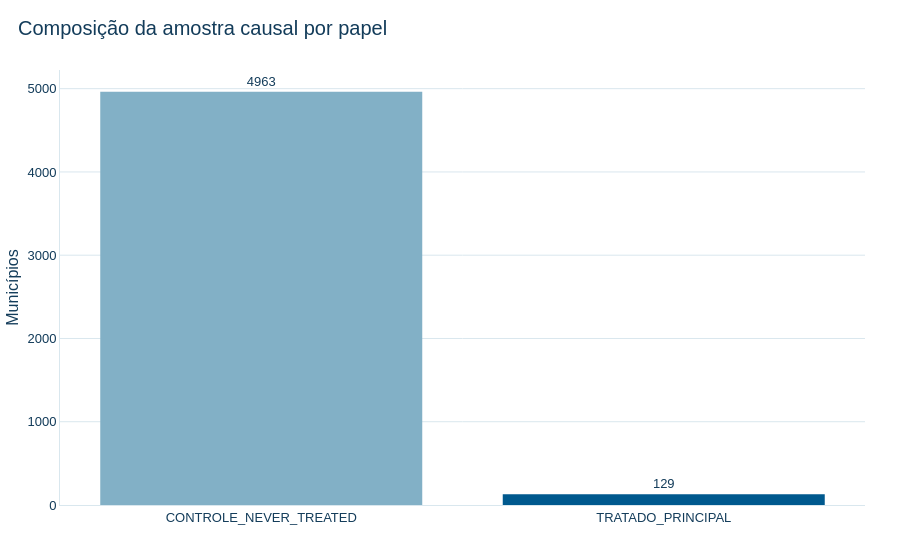

The notebook cell saved with this chart:
### Markdown cell above
## 1. Dimensão e composição

O painel-base preserva os 13 anos para cada unidade. A máscara de elegibilidade atua sobre uma observação, sem remover Cabo Frio da população nem desbalancear o artefato-base.

### Code cell
resumo_amostra = d16.resumo_amostra_causal(amostra)
composicao = (amostra.groupby('papel_causal', as_index=False)
              .agg(n_municipios=('codigo_municipio_ibge', 'nunique'), n_observacoes=('ano', 'size')))
display(estilizar_tabela_ipt(resumo_amostra), estilizar_tabela_ipt(composicao))

fig = go.Figure(go.Bar(
    x=composicao['papel_causal'], y=composicao['n_municipios'],
    marker_color=[CORES_IPT['AZUL_CLARO'], CORES_IPT['AZUL_PRINCIPAL']],
    text=composicao['n_municipios'], textposition='outside',
    hovertemplate='%{x}<br>%{y:,.0f} municípios<extra></extra>',
))
aplicar_tema_ipt(fig, titulo='Composição da amostra causal por papel')
fig.update_xaxes(title='')
fig.update_yaxes(title='Municípios', rangemode='tozero')
destino_composicao = salvar_figura_ipt(fig, FIGURES / '11_composicao_amostra_d16.png')
fig.show()

### Figure 1 — Plotly figure (JSON) as saved in the notebook; plotly's stock layout.template omitted (floating-point values rounded to 4 significant figures)
{"data": [{"hovertemplate": "%{x}<br>%{y:,.0f} municípios<extra></extra>", "marker": {"color": ["#82B0C6", "#00598E"]}, "text": [4963.0, 129.0], "textposition": "outside", "type": "bar", "x": ["CONTROLE_NEVER_TREATED", "TRATADO_PRINCIPAL"], "y": [4963, 129]}], "layout": {"font": {"color": "#133C5A", "family": "Arial", "size": 13}, "paper_bgcolor": "#FFFFFF", "plot_bgcolor": "#FFFFFF", "title": {"text": "Composição da amostra causal por papel"}, "xaxis": {"title": {"text": ""}}, "yaxis": {"rangemode": "tozero", "title": {"text": "Municípios"}}}}
